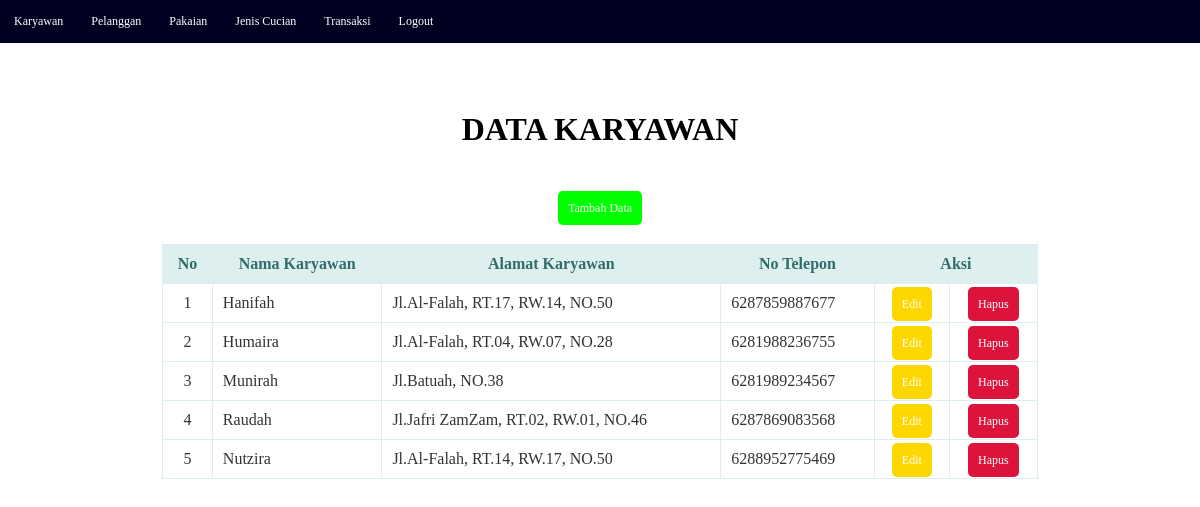
The app's page /index.php/karyawan with its own data.
### tables this page shows
CREATE TABLE `karyawan` (
  `id_karyawan` int(5) NOT NULL,
  `nama_karyawan` varchar(50) NOT NULL,
  `alamat_karyawan` varchar(100) NOT NULL,
  `noTelp` varchar(15) NOT NULL
);

### application/controllers/Karyawan.php (called while the page is built, shortened)
<?php
class Karyawan extends CI_Controller
{
	public function __construct()
	{
		$this->load->model('Karyawan_model');
	}
	public function index()
	{
		$data['karyawan']=$this->Karyawan_model->lihat_data();
		$this->load->view('karyawan_view', $data);
	}
}

### index.php (called while the page is built, shortened)
<?php
require_once BASEPATH.'core/CodeIgniter.php';

### application/models/Karyawan_model.php (called while the page is built, shortened)
<?php
class Karyawan_model extends CI_Model
{
public function lihat_data()
	{
		return $this->db->get('karyawan')->result();
	}
}

### application/views/karyawan_view.php (the view, shortened to what this page needs)
<!DOCTYPE html>
<html lang="en">
<head>
	<link rel="stylesheet" type="text/css" href="<?php echo base_url('assets/css/csstampil.css') ?>">
</head>
<body>
	<header>
		<ul>
			<li><a href="<?php echo ('karyawan') ?>">Karyawan</a></li>
			<li><a href="<?php echo ('pelanggan') ?>">Pelanggan</a></li>
			<li><a href="<?php echo ('pakaian') ?>">Pakaian</a></li>
			<li><a href="<?php echo ('jeniscucian') ?>">Jenis Cucian</a></li>
			<li><a href="<?php echo ('transaksi') ?>">Transaksi</a></li>
			<li><a href="<?php echo ('logout') ?>">Logout</a></li>
		</ul>
	</header>
	<br>
	<center><h1>Data Karyawan</h1></center>
	<center><a class="tambah" href="<?php echo ('karyawan/tambah_data') ?>">Tambah Data</a></center><br>
	<table>
		<thead>
			<tr>
				<th>No</th>
				<th>Nama Karyawan</th>
				<th>Alamat Karyawan</th>
				<th>No Telepon</th>
				<th colspan="2">Aksi</th>
			</tr>
		</thead>
		<tbody>
			<?php
			$no = 1;
			foreach ($karyawan as $row) { ?>
				<tr>
					<td align="center"><?php echo $no++ ?></td>
					<td><?php echo $row->nama_karyawan ?></td>
					<td><?php echo $row->alamat_karyawan ?></td>
					<td><?php echo $row->noTelp ?></td>
					<td align="center">
						<a class="edit" href="<?php echo ("karyawan/edit/{$row->id_karyawan}") ?>">Edit</a>
					</td>
					<td align="center">
						<a class="hapus" href="<?php echo ("karyawan/hapus/{$row->id_karyawan}") ?>">Hapus</a>
					</td>
				</tr>
			<?php } ?>
		</tbody>
	</table>
</body>

### assets/css/csstampil.css (style rules this page uses)
* { font-family: "Trebuchet MS"; padding: 0; margin: 0; text-decoration: none; list-style: none; box-sizing: border-box; }
h1 { text-transform: uppercase; color: #000; margin-top: 50px; margin-bottom: 50px; }
table { border: 1px solid #ddeeee; border-collapse: collapse; border-spacing: 0; width: 73%; margin: 10px auto 10px auto; }
table thead th { background-color: #ddefef; border: 1px solid #ddeeee; color: #336b6b; padding: 10px; text-align: center; }
table tbody td { border: 1px solid #ddeeee; color: #333; padding: 10px; }
a { color: #fff; padding: 10px; font-size: 12px; text-decoration: none; border-radius: 5px; }
.tambah { background-color: #00FF00; }
.edit { background-color: #FFD700; }
.hapus { background-color: #DC143C; }
ul { list-style-type: none; margin: 0; padding: 0; overflow: hidden; background-color: #000020; }
li { float: left; }
li a { display: block; color: #fff; text-align: center; padding: 14px; text-decoration: none; }
header { height: 100%; background-color: #F0F0FF; width: 100%; }

### records on screen
karyawan: nama_karyawan "Hanifah", alamat_karyawan "Jl.Al-Falah, RT.17, RW.14, NO.50", noTelp "6287859887677"
karyawan: nama_karyawan "Humaira", alamat_karyawan "Jl.Al-Falah, RT.04, RW.07, NO.28", noTelp "6281988236755"
karyawan: nama_karyawan "Munirah", alamat_karyawan "Jl.Batuah, NO.38", noTelp "6281989234567"
karyawan: nama_karyawan "Raudah", alamat_karyawan "Jl.Jafri ZamZam, RT.02, RW.01, NO.46", noTelp "6287869083568"
karyawan: nama_karyawan "Nutzira", alamat_karyawan "Jl.Al-Falah, RT.14, RW.17, NO.50", noTelp "6288952775469"
